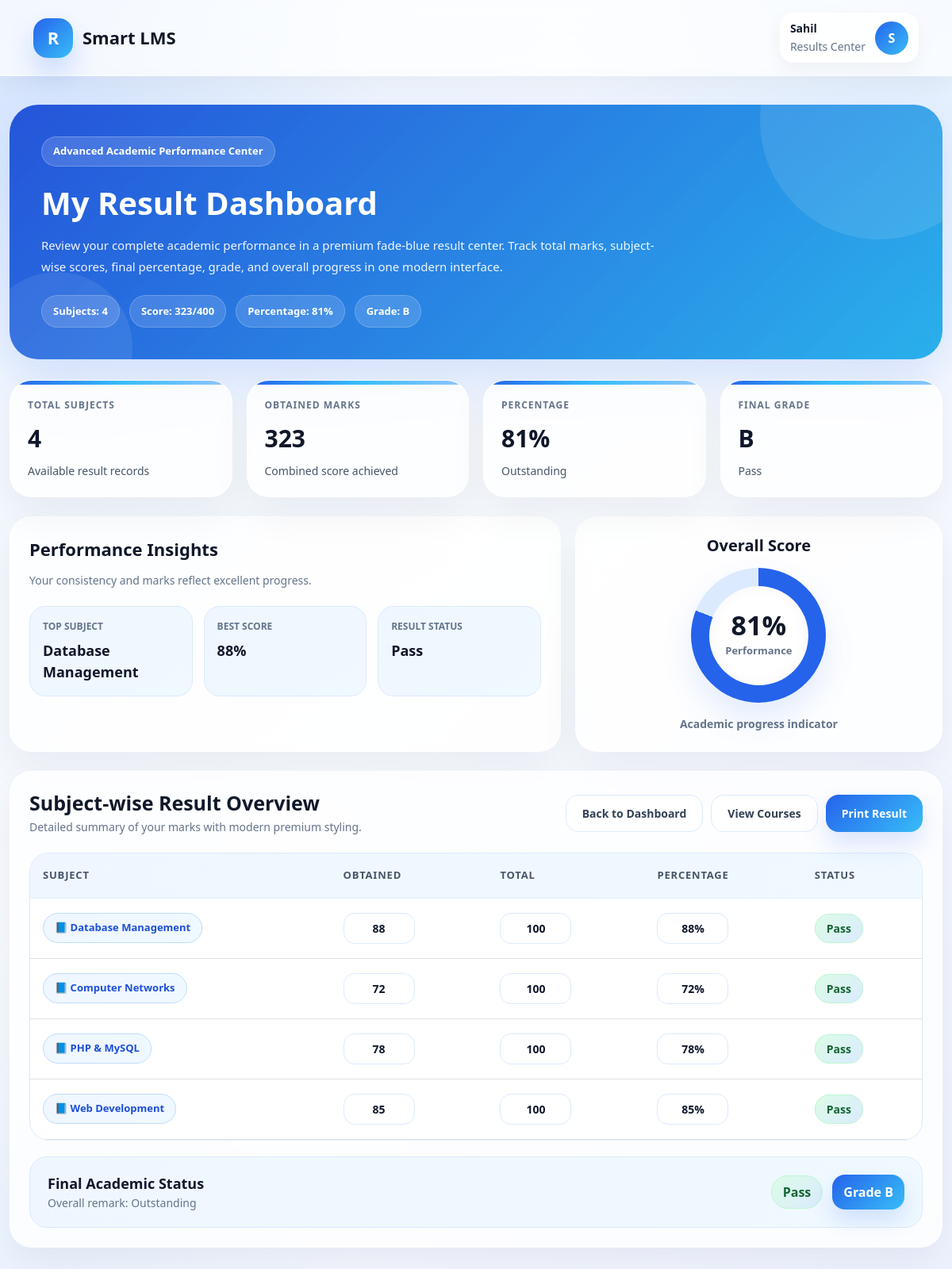
The page /lms_project/results.php (signed in) on the database its author committed.
### tables this page shows
CREATE TABLE `results` (
  `id` int(11) NOT NULL,
  `student_name` varchar(100) DEFAULT NULL,
  `subject_name` varchar(100) DEFAULT NULL,
  `marks_obtained` int(11) DEFAULT NULL,
  `total_marks` int(11) DEFAULT NULL,
  `result_date` timestamp NOT NULL DEFAULT current_timestamp()
);

### lms_project/results.php (the view, shortened to what this page needs)
<?php
include 'includes/db.php';
$user = $_SESSION['user'];
$name = isset($user['name']) ? $user['name'] : 'Student';
$safe_name = mysqli_real_escape_string($conn, $name);
$initial = strtoupper(substr($name, 0, 1));
$query = "SELECT * FROM results WHERE student_name = '$safe_name' ORDER BY id DESC";
$result = mysqli_query($conn, $query);
$total_subjects = mysqli_num_rows($result);
$total_obtained = 0;
$total_max = 0;
$top_subject = 'N/A';
$top_subject_percent = -1;
while ($row = mysqli_fetch_assoc($result)) {
    $obt = (int)$row['marks_obtained'];
    $tot = (int)$row['total_marks'];
    $total_obtained += $obt;
    $total_max += $tot;
    $subject_percent = $tot > 0 ? round(($obt / $tot) * 100) : 0;
    if ($subject_percent > $top_subject_percent) {
        $top_subject_percent = $subject_percent;
        $top_subject = $row['subject_name'];
    }
}
mysqli_data_seek($result, 0);
$percentage = 0;
if ($total_max > 0) {
    $percentage = round(($total_obtained / $total_max) * 100);
}
$grade = 'C';
if ($percentage >= 85) {
    $grade = 'A';
} elseif ($percentage >= 70) {
    $grade = 'B';
}
$status = $percentage >= 40 ? 'Pass' : 'Fail';
function getResultRemark($percentage) {
    if ($percentage >= 80) return 'Outstanding';
    return 'Critical Zone';
}
function getPerformanceLine($percentage) {
    if ($percentage >= 80) return 'Your consistency and marks reflect excellent progress.';
    return 'You need immediate improvement and subject-wise attention.';
}
?>
<!DOCTYPE html>
<html lang="en">
<head>
    <link href="https://cdn.jsdelivr.net/npm/bootstrap@5.0.2/dist/css/bootstrap.min.css" rel="stylesheet">
</head>
<body>
<nav class="navbar-pro">
    <div class="container d-flex justify-content-between align-items-center">
        <div class="brand">
            <div class="brand-logo">R</div>
            <div>Smart LMS</div>
        </div>
        <div class="profile-chip">
            <div>
                <div style="font-size:14px; font-weight:800; color:#0f172a;"><?php echo htmlspecialchars($name); ?></div>
                <small style="color:#64748b;">Results Center</small>
            </div>
            <div class="avatar"><?php echo $initial; ?></div>
        </div>
    </div>
</nav>
<div class="main-wrap">
    <div class="container page-shell">
        <div class="hero-panel">
            <div class="hero-tag">Advanced Academic Performance Center</div>
            <div class="hero-title">My Result Dashboard</div>
            <p class="hero-sub">
                Review your complete academic performance in a premium fade-blue result center. Track total marks,
                subject-wise scores, final percentage, grade, and overall progress in one modern interface.
            </p>
            <div class="hero-summary">
                <div class="hero-chip">Subjects: <?php echo $total_subjects; ?></div>
                <div class="hero-chip">Score: <?php echo $total_obtained; ?>/<?php echo $total_max; ?></div>
                <div class="hero-chip">Percentage: <?php echo $percentage; ?>%</div>
                <div class="hero-chip">Grade: <?php echo $grade; ?></div>
            </div>
        </div>
        <div class="stats-grid">
            <div class="glass-card stat-card">
                <div class="stat-label">Total Subjects</div>
                <div class="stat-value"><?php echo $total_subjects; ?></div>
                <div class="stat-note">Available result records</div>
            </div>
            <div class="glass-card stat-card">
                <div class="stat-label">Obtained Marks</div>
                <div class="stat-value"><?php echo $total_obtained; ?></div>
                <div class="stat-note">Combined score achieved</div>
            </div>
            <div class="glass-card stat-card">
                <div class="stat-label">Percentage</div>
                <div class="stat-value"><?php echo $percentage; ?>%</div>
                <div class="stat-note"><?php echo getResultRemark($percentage); ?></div>
            </div>
            <div class="glass-card stat-card">
                <div class="stat-label">Final Grade</div>
                <div class="stat-value"><?php echo $grade; ?></div>
                <div class="stat-note"><?php echo $status; ?></div>
            </div>
        </div>
        <div class="highlight-grid">
            <div class="highlight-card">
                <div class="highlight-title">Performance Insights</div>
                <div class="highlight-sub">
                    <?php echo getPerformanceLine($percentage); ?>
                </div>
                <div class="insight-row">
                    <div class="insight-box">
                        <small>Top Subject</small>
                        <strong><?php echo htmlspecialchars($top_subject); ?></strong>
                    </div>
                    <div class="insight-box">
                        <small>Best Score</small>
                        <strong><?php echo $top_subject_percent >= 0 ? $top_subject_percent . '%' : 'N/A'; ?></strong>
                    </div>
                    <div class="insight-box">
                        <small>Result Status</small>
                        <strong><?php echo $status; ?></strong>
                    </div>
                </div>
            </div>
            <div class="ring-panel">
                <h4>Overall Score</h4>
                <div class="ring">
                    <div class="ring-inner">
                        <strong><?php echo $percentage; ?>%</strong>
                        <span>Performance</span>
                    </div>
                </div>
                <div style="font-size:14px; color:#64748b; font-weight:600;">
                    Academic progress indicator
                </div>
            </div>
        </div>
        <div class="glass-card section-card">
            <div class="section-head">
                <div>
                    <h3>Subject-wise Result Overview</h3>
                    <p>Detailed summary of your marks with modern premium styling.</p>
                </div>
                <div class="print-hide" style="display:flex; gap:10px; flex-wrap:wrap;">
                    <a href="/lms_project/dashboard.php" class="btn-pro btn-light-pro">Back to Dashboard</a>
                    <a href="/lms_project/courses.php" class="btn-pro btn-light-pro">View Courses</a>
                    <button onclick="window.print()" class="btn-pro btn-primary-pro">Print Result</button>
                </div>
            </div>
            <?php if ($total_subjects > 0) { ?>
                <div class="table-shell">
                    <div class="table-responsive">
                        <table class="table align-middle">
                            <thead>
                                <tr>
                                    <th>Subject</th>
                                    <th>Obtained</th>
                                    <th>Total</th>
                                    <th>Percentage</th>
                                    <th>Status</th>
                                </tr>
                            </thead>
                            <tbody>
                                <?php while($row = mysqli_fetch_assoc($result)) {
                                    $subject_percent = $row['total_marks'] > 0 ? round(($row['marks_obtained'] / $row['total_marks']) * 100) : 0;
                                ?>
                                    <tr>
                                        <td data-label="Subject">
                                            <span class="subject-pill">📘 <?php echo htmlspecialchars($row['subject_name']); ?></span>
                                        </td>
                                        <td data-label="Obtained">
                                            <span class="score-pill"><?php echo $row['marks_obtained']; ?></span>
                                        </td>
                                        <td data-label="Total">
                                            <span class="score-pill"><?php echo $row['total_marks']; ?></span>
                                        </td>
                                        <td data-label="Percentage">
                                            <span class="score-pill"><?php echo $subject_percent; ?>%</span>
                                        </td>
                                        <td data-label="Status">
                                            <?php if ($subject_percent >= 40) { ?>
                                                <span class="badge-pass">Pass</span>
                                            <?php } else { ?>
                                                <span class="badge-fail">Fail</span>
                                            <?php } ?>
                                        </td>
                                    </tr>
                                <?php } ?>
                            </tbody>
                        </table>
                    </div>
                </div>
                <div class="final-wrap">
                    <div>
                        <div class="final-title">Final Academic Status</div>
                        <div class="final-sub">Overall remark: <?php echo getResultRemark($percentage); ?></div>
                    </div>
                    <div class="grade-box">
                        <?php if ($status == 'Pass') { ?>
                            <span class="badge-pass"><?php echo $status; ?></span>
                        <?php } else { ?>
                            <span class="badge-fail"><?php echo $status; ?></span>
                        <?php } ?>
                        <span class="grade-pill">Grade <?php echo $grade; ?></span>
                    </div>
                </div>
            <?php } ?>
        </div>
    </div>
</div>
</body>
</html>

### rows shown on the page
results: subject_name "Database Management", marks_obtained "88", total_marks "100", shows "Pass"
results: subject_name "Computer Networks", marks_obtained "72", total_marks "100", shows "Pass"
results: subject_name "PHP & MySQL", marks_obtained "78", total_marks "100", shows "Pass"
results: subject_name "Web Development", marks_obtained "85", total_marks "100", shows "Pass"

### other values the page prints
$name "Sahil"
$initial "S"
$total_subjects "4"
$total_obtained "323"
$total_max "400"
$percentage "81"
$grade "B"
getResultRemark($percentage) "Outstanding"
$status "Pass"
getPerformanceLine($percentage) "Your consistency and marks reflect excellent progress."
